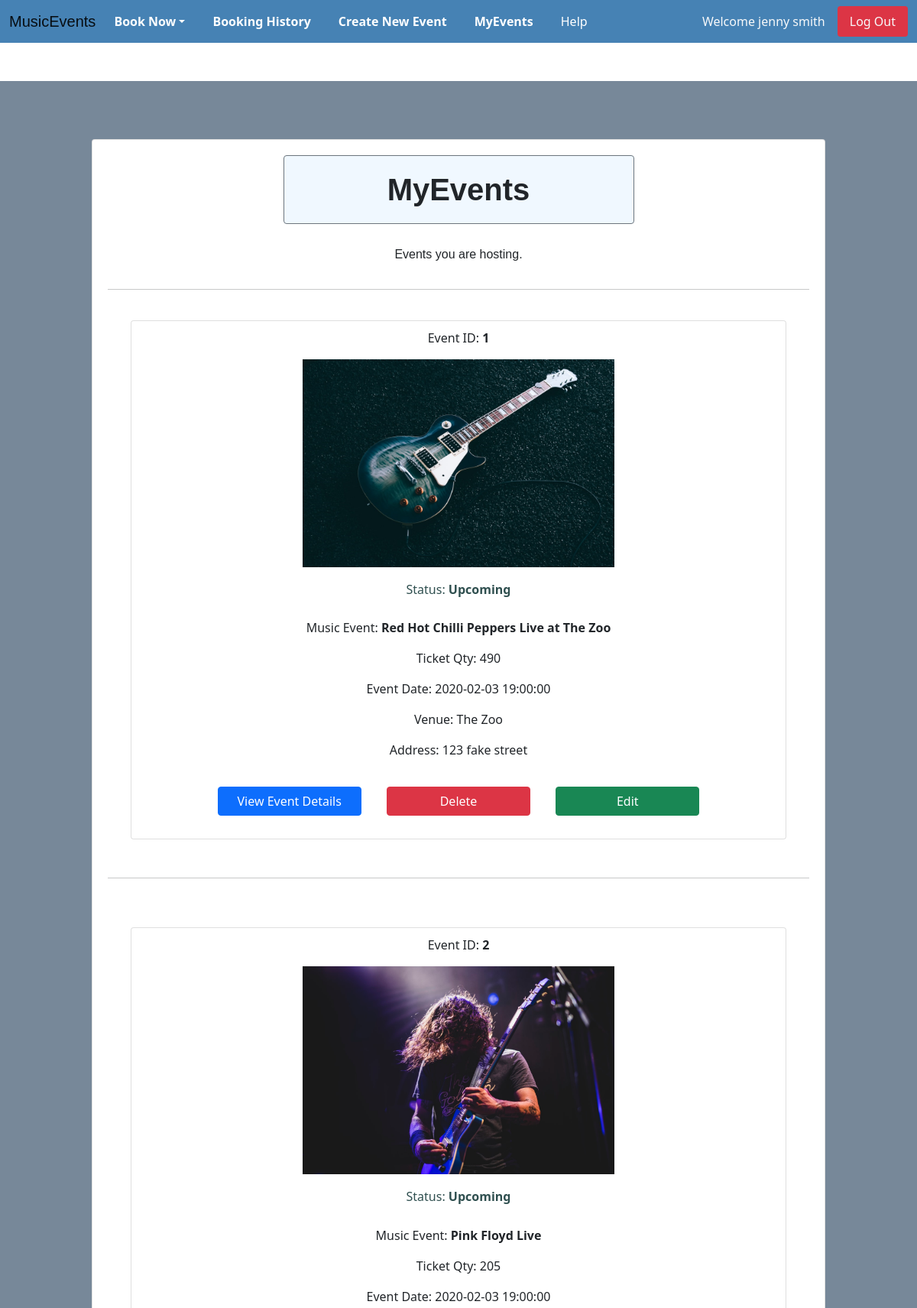
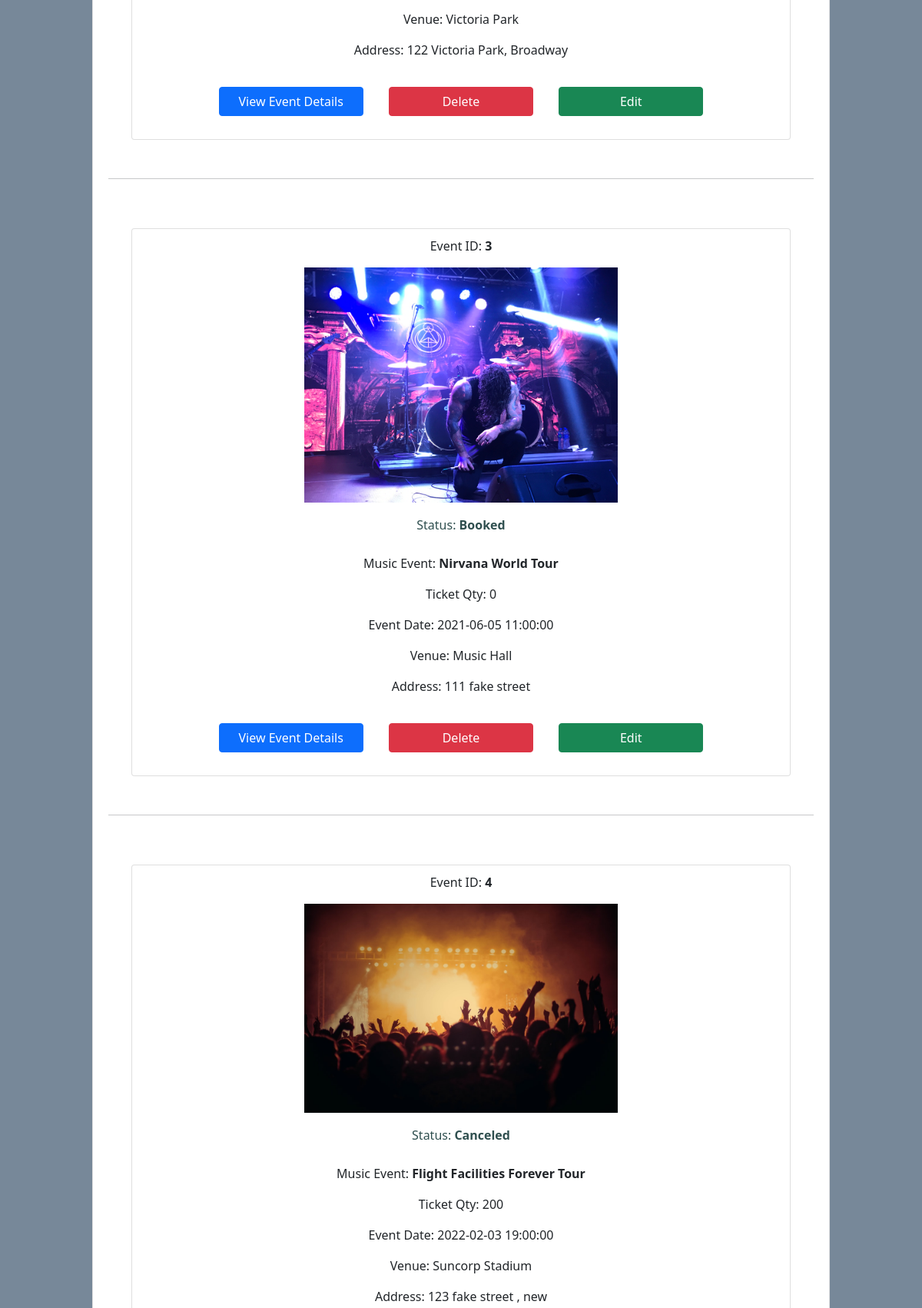
The page /events/my_events (signed in, upper part) on the database its author committed (2 pictures, top to bottom).
### website/models.py (models this page shows, shortened)
class User(db.Model, UserMixin):
    __tablename__='users' # good practice to specify table name
    id = db.Column(db.Integer, primary_key=True)
    name = db.Column(db.String(100), index=True)
    emailid = db.Column(db.String(100), index=True, nullable=False, unique = True)
    contact_number = db.Column(db.Integer)
    address = db.Column(db.String(255))
    password_hash = db.Column(db.String(255), nullable=False)
    comments = db.relationship('Comment', backref='user')
    booking = db.relationship('Booking', backref='user')
    event = db.relationship('Event', backref='user')

class Event(db.Model):
    __tablename__ = 'events'
    id = db.Column(db.Integer, primary_key=True)
    name = db.Column(db.String(80))
    artist = db.Column(db.String(80))
    date = db.Column(db.DateTime(20))
    venue = db.Column(db.String(80))
    venue_address = db.Column(db.String(255))
    city = db.Column(db.String(60))
    state = db.Column(db.String(10))
    zipcode = db.Column(db.Integer)
    category = db.Column(db.String(20))
    ages = db.Column(db.String(20))
    description = db.Column(db.String(2000))
    price = (db.Column(db.Integer))
    quota = db.Column(db.Integer, default = 1)
    image = db.Column(db.String(400))
    owner = db.Column(db.Integer, db.ForeignKey('users.id'))
    comments = db.relationship('Comment', backref='events')
    booking = db.relationship('Booking', backref='events')
    status = db.relationship('Event_Status', backref ='events')

class Event_Status(db.Model):
    __tablename__ = 'event_status'
    events_id = db.Column(db.Integer, db.ForeignKey('events.id'), primary_key=True )
    status = db.Column(db.String(10))
    def __repr__(self):
        return "{}".format(self.status)

### website/events.py (the view)
@bp.route('/my_events', methods = ['GET', 'POST'])
@login_required
def my_events():
  records = db.session.query(User, Event).filter(User.id == Event.owner).filter_by(id=current_user.id)
  return render_template('events/my_events.html', records = records)

### website/templates/events/my_events.html (shortened to what this page needs)
{% extends 'base.html' %}
{% import "bootstrap/wtf.html" as wtf %}
{% block content %}
<div class="container-fluid backgroundCustom card2">
    <div class="container-fluid pad2">
    </div>
    <div class = "row ">
        <div class="col-12 col-lg-6 col-md-6 col-sm-6 card center margin4 pad " style="width: 60rem;">
            <h1 class = "text-center pad changeFont card backgroundCustom2 center border-secondary"><strong>MyEvents</strong></h1>
            <h6 class = "text-center changeFont pad">Events you are hosting.</h6>
            <hr>
            {% for record in records %}
            <br>
            <div class = "card">
                <p class ="text-center">Event ID: <b>{{record[1].id}}</b></p>
                <img src="{{record[1].image}}" class="center" alt="Responsive image">
                <h6 class="card-title Custom2 text-center pad">Status: <b>{{record[1].status[0]}}</b></h6>
                <p class ="text-center">Music Event: <b>{{record[1].name}}</b></p>
                <p class ="text-center">Ticket Qty: {{record[1].quota}}</p>
                <p class ="text-center">Event Date: {{record[1].date}}</p>
                <p class ="text-center">Venue: {{record[1].venue}}</p>
                <p class ="text-center">Address: {{record[1].venue_address}}</p>
                <div class="container">
                    <div class="row justify-content-center">
                        <a href="{{url_for('events.show', id=record[1].id)}}" class="col-md-3 col-md-offest-3 btn btn-primary">View Event Details</a>
                        <button type="button" class="col-md-3 btn delete-custom btn-danger" data-bs-toggle="modal" data-bs-target="#confirmModal{{record[1].id}}">Delete</button>
                        <a href="{{url_for('events.edit_event', id=record[1].id)}}" class="col-md-3 btn btn-success">Edit</a>
                    </div>
                </div>
            </div>
            <br><hr><br>
            {% endfor %}
    </div>
    </div>
</div>
{% endblock %}

### website/templates/base.html (shortened to what this page needs)
<!DOCTYPE html>
<html>
    <head>
        <link href="https://cdn.jsdelivr.net/npm/bootstrap@5.1.0/dist/css/bootstrap.min.css" rel="stylesheet">
        <link rel="stylesheet" type="text/css" href="{{ url_for('static', filename='stylesheet/stylesheet.css') }}">
    </head>
    <body>
        <header>
            <nav class="navbar navbar-expand-lg navbar-light navbar-custom">
                <div class="container-fluid">
                    <a class="navbar-brand changeFont" href="/">MusicEvents</a>
                    <div class="collapse navbar-collapse" id="navbarSupportedContent">
                        <ul class="navbar-nav me-auto mb-2 mb-lg-0">
                        <li class="nav-item dropdown">
                            <a class="nav-link dropdown-toggle " href="#" id='CatBar' role="button" data-bs-toggle="dropdown" aria-expanded="false"><strong>Book Now</strong></a>
                        </li>
                        <li class="nav-item">
                            <a class="nav-link" href="{{ url_for('events.booking_history') }}" id = 'CatBar'><strong>Booking History</strong></a>
                        </li>
                        <li class="nav-item">
                            <a class="nav-link" href="{{ url_for('events.create') }}" id = 'CatBar'><strong>Create New Event</strong></a>
                        </li>
                        <li class="nav-item">
                            <a class="nav-link" href="{{ url_for('events.my_events') }}" id = 'CatBar'><strong>MyEvents</strong></a>
                        </li>
                        <li class="nav-item">
                            <a class="nav-link" href="/help" id = 'CatBar'>Help</a>
                        </li>
                        </ul>
                        <form class="d-flex">
                            {% if current_user.is_authenticated %}
                            <a class="nav-item nav-link  text-light disabled" href="#">Welcome {{current_user.name}}</a>
                            <a class="nav-item nav-link btn-danger text-light rounded " href="{{ url_for('auth.logout') }}">Log Out</a>
                            {% else %}
                            <a class="nav-item nav-link text-light margin3" href="{{ url_for('auth.register') }}">Register</a>
                            <a class="nav-item nav-link btn-primary text-light rounded" href="{{ url_for('auth.login') }}"><b>Log In</b></a>
                            {% endif %}
                        </form>
                    </div>
                </div>
            </nav>
        </header>
            {% block content %}
            {% endblock %}
    </body>
</html>

### website/static/stylesheet/stylesheet.css (style rules this page uses)
.card { margin: 0 auto; float: none; margin-bottom: 10px; margin-left: 30px; margin-right: 30px; padding: 10px 20px; }
.card2 { margin: auto; float: none; margin-bottom: 10px; margin-top: 50px; }
.justify-content-center { padding: 20px 20px; }
li { margin-right: 20px; }
a#CatBar { color: white !important; }
h1 { padding: 40px; }
button { margin: 10px; }
.delete-custom { margin: 0px; }
.center { display: block; margin-left: auto; margin-right: auto; width: 50%; }
.navbar-custom { background-color: #4682b4; }
.backgroundCustom { background-color: #778899; }
.pad { padding-top: 20px; padding-bottom: 20px; }
.pad2 { padding-top: 13px; padding-bottom: 13px; }
.margin4 { margin-top: 50px; margin-bottom: 50px; }
.changeFont { font-family: 'Lucida Sans', 'Lucida Sans Regular', 'Lucida Grande', 'Lucida Sans Unicode', Geneva, Verdana, sans-serif; }
.backgroundCustom2 { background-color:#F0F8FF; }
.Custom2 { color: #2F4F4F; }

### rows shown on the page
User: name "jenny smith", record "1", image (picture), status "Upcoming", name "Red Hot Chilli Peppers Live at The Zoo", quota "490", date "2020-02-03 19:00:00", venue "The Zoo", venue_address "123 fake street", record "2", name "Pink Floyd Live", quota "205", venue "Victoria Park", venue_address "122 Victoria Park, Broadway", record "3", status "Booked", name "Nirvana World Tour", quota "0", date "2021-06-05 11:00:00", venue "Music Hall", venue_address "111 fake street", record "4", status "Canceled", name "Flight Facilities Forever Tour", quota "200", date "2022-02-03 19:00:00", venue "Suncorp Stadium", venue_address "123 fake street , new"
